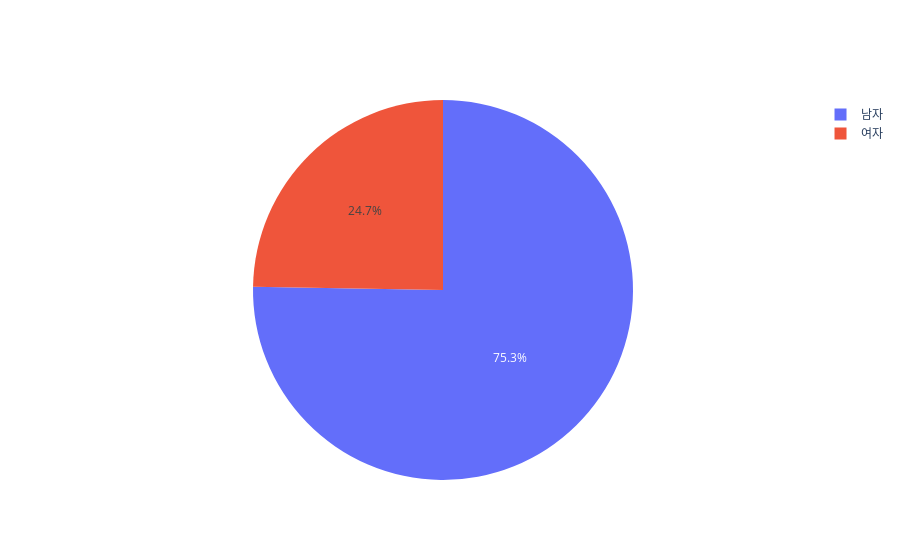

Notebook code for this chart:
### Markdown cell above
### 2. 작가 성별 비율

### Code cell
labels = finalwriter['작가성별'].value_counts().index
values = finalwriter['작가성별'].value_counts().values

fig = go.Figure(data=[go.Pie(labels=labels, values=values)])
fig.show()

### Figure 1 — Plotly figure (JSON) as saved in the notebook; plotly's stock layout.template omitted (floating-point values rounded to 4 significant figures)
{"data": [{"labels": ["남자", "여자"], "type": "pie", "values": [466, 153]}], "layout": {}}
